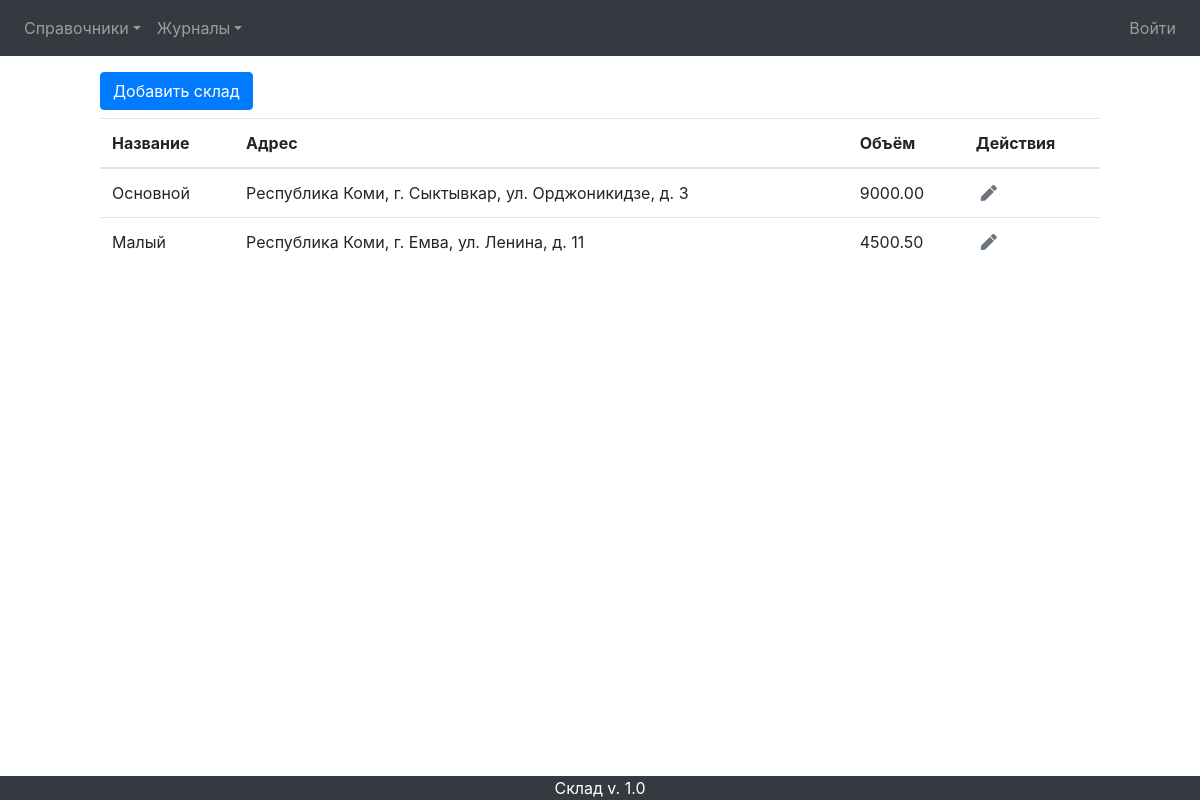
The page / on the database its author committed.
### mainapp/models.py (models this page shows, shortened)
class Stock(models.Model):
    name = models.CharField(verbose_name='название', unique=True, max_length=150)
    address = models.TextField(verbose_name='адрес', blank=True)
    phones = models.CharField(verbose_name='телефоны', blank=True, max_length=255)
    useful_volume = models.DecimalField(verbose_name='полезный объём', max_digits=8, decimal_places=2)

### mainapp/views.py (the view)
# urls.py: path('', mainapp.StockList.as_view(), name='index'),
class StockList(ListView):
    model = Stock
    def get_context_data(self, **kwargs):
        context = super().get_context_data(**kwargs)
        context['title'] = 'Склады'
        return context

### mainapp/templates/mainapp/stock_list.html
{% extends "mainapp/base.html" %}
    {% block content %}
        <section class="container mt-3 mb-2" style="max-width: 1000px;">
            <section class="row">
                <a class="btn btn-primary col-xs-6 mybtn" href="{% url 'main:create' %}" role="button">Добавить склад</a>
            </section>
        </section>
        <table class="table">
            <thead>
                <tr>
                    <th scope="col">Название</th>
                    <th scope="col">Адрес</th>
                    <th scope="col">Объём</th>
                    <th scope="col">Действия</th>
                </tr>
            </thead>
            <tbody>
                {% for object in object_list %}
                    <tr>
                        <td>{{ object.name }}</td>
                        <td>{{ object.address }}</td>
                        <td>{{ object.useful_volume }}</td>
                        <td>
                            <a title="редактировать склад" class="text-muted" style="margin-left: 5px;" href="{% url 'main:update' pk=object.pk %}"><i class="fas fa-pen bd-highlight"></i></a>
                        </td>
                    </tr>
                {% endfor %}
            </tbody>
        </table>
    {% endblock content %}

### rows shown on the page
Stock: name "Основной", address "Республика Коми, г. Сыктывкар, ул. Орджоникидзе, д. 3", useful_volume "9000.00"
Stock: name "Малый", address "Республика Коми, г. Емва, ул. Ленина, д. 11", useful_volume "4500.50"
